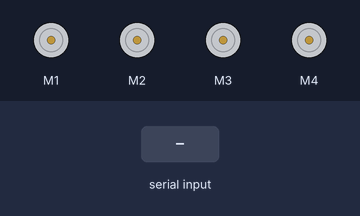
Recording of a sketch running on a simulated Arduino Uno, built with avr-gcc and run on an emulated ATmega328P. On the bench: 4 × DC motor (green arrow = forward, orange = backward, longer = faster). The test bench sets the inputs (shaded band).

Above: at 1.2 s.
1.3 s: "f" received over Serial
At 1.7 s:
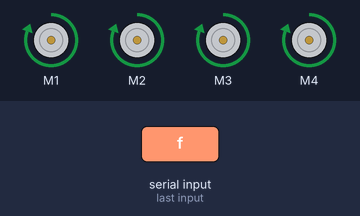
2.8 s: "b" received over Serial
At 4.0 s:
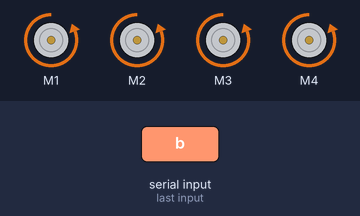
4.3 s: "l" received over Serial
At 4.45 s:
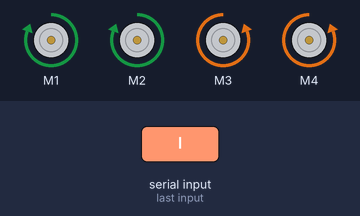
6.1 s: "r" received over Serial
At 6.25 s:
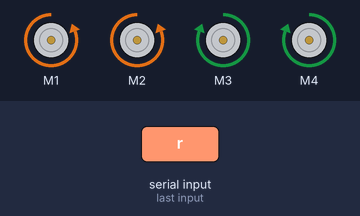
Timing chart, 0 to 8.9 s (numbered marks = the images above; inputs shaded):
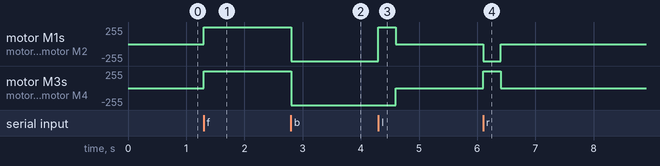

Measured:
- after the input at 1.3 s, motor M1–4: stopped → forward 255/255 at once
- after the input at 2.8 s, motor M1–4: forward 255/255 → backward 255/255 at once
- after the input at 4.3 s, motor M1, motor M2: backward 255/255 → forward 255/255 at once, → stopped 0.30 s later; motor M3, motor M4: backward 255/255 → stopped after 0.30 s
- after the input at 6.1 s, motor M1, motor M2: stopped → backward 255/255 at once, → stopped 0.30 s later; motor M3, motor M4: stopped → forward 255/255 at once, → stopped 0.30 s later

The sketch:

Remote_Control_4_wheel.ino
```cpp
/*****************************************
Robotics-Remote control 4 wheel robot
Demonstrates the use of serial control

The serial commands:
 f=forward
 b=back up
 r=right
 l=left
 s=stop

Written by Bob Davis
****************************************/
#include <AFMotor.h>
// motors are connected in a circle like a clock
// motor 1 is right front
// motor 2 is right back
// motor 3 is left back
// motor 4 is left front
AF_DCMotor motor1(1, MOTOR12_64KHZ);
AF_DCMotor motor2(2, MOTOR12_64KHZ);
AF_DCMotor motor3(3, MOTOR12_64KHZ);
AF_DCMotor motor4(4, MOTOR12_64KHZ);

void setup() {
  Serial.begin(9600);
  motor1.setSpeed(255);
  motor2.setSpeed(255);
  motor3.setSpeed(255);
  motor4.setSpeed(255);
}

void loop() {
// read next available byte
  int INBYTE = Serial.read();
// Motor control
  if (INBYTE == 'f'){
// Run straight forward
  motor1.run(FORWARD);
  motor2.run(FORWARD);
  motor3.run(FORWARD);
  motor4.run(FORWARD);
  }
  if (INBYTE == 'b'){
// Back up
  motor1.run(BACKWARD);
  motor2.run(BACKWARD);
  motor3.run(BACKWARD);
  motor4.run(BACKWARD);
  }
  if (INBYTE == 's'){
// stop all motors
  motor1.run(RELEASE);
  motor2.run(RELEASE);
  motor3.run(RELEASE);
  motor4.run(RELEASE);
  }
  if (INBYTE == 'l'){
// turn left
  motor1.run(FORWARD);
  motor2.run(FORWARD);
  motor3.run(BACKWARD);
  motor4.run(BACKWARD);
  delay(300);
  motor1.run(RELEASE);
  motor2.run(RELEASE);
  motor3.run(RELEASE);
  motor4.run(RELEASE);
  }
  if (INBYTE == 'r'){
// turn right
  motor1.run(BACKWARD);
  motor2.run(BACKWARD);
  motor3.run(FORWARD);
  motor4.run(FORWARD);
  delay(300);
  motor1.run(RELEASE);
  motor2.run(RELEASE);
  motor3.run(RELEASE);
  motor4.run(RELEASE);
  }
}
```
